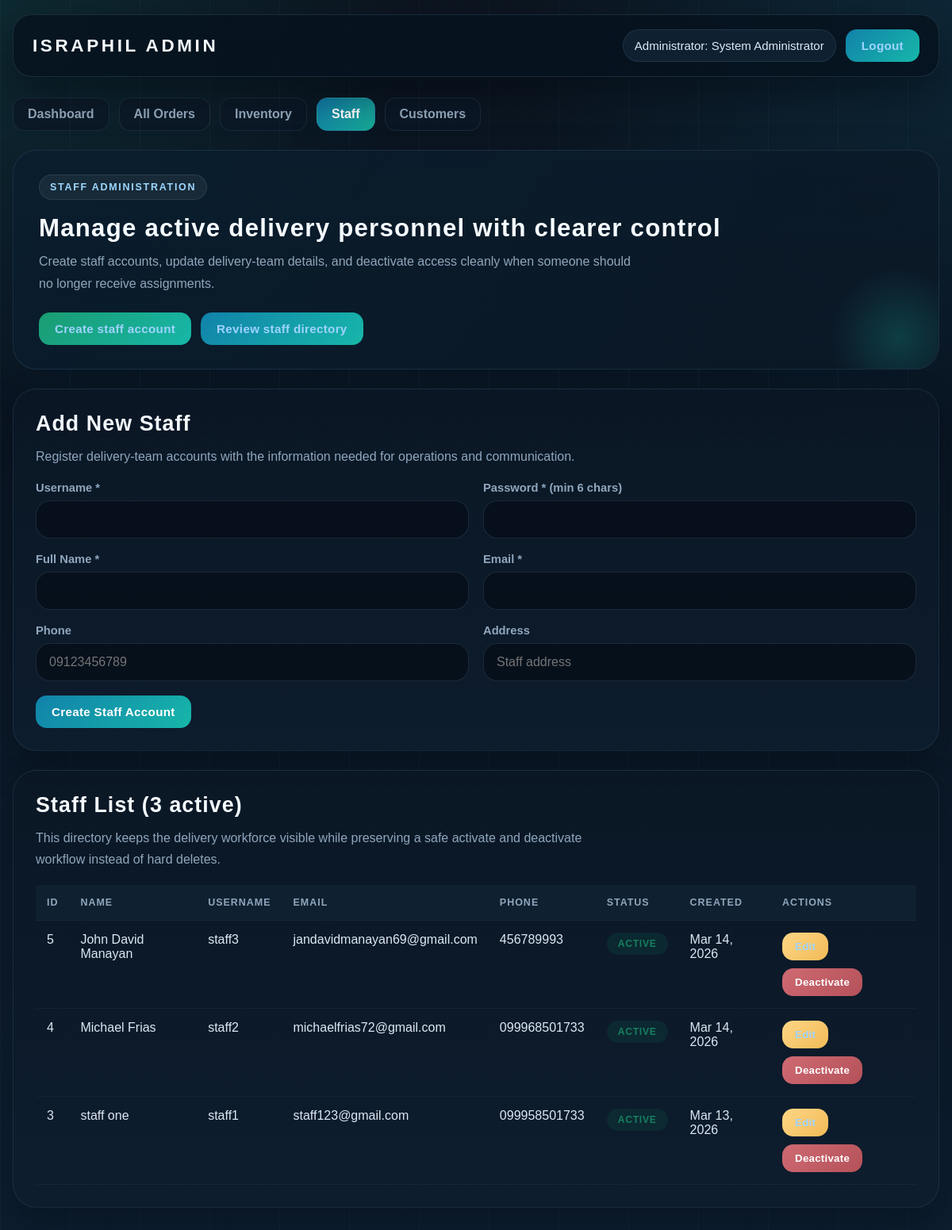
The app's page /pages/admin/staff.php (signed in) with its own data.
### tables this page shows
CREATE TABLE `users` (
  `user_id` int(11) NOT NULL,
  `username` varchar(50) NOT NULL,
  `password` varchar(255) NOT NULL,
  `email` varchar(100) NOT NULL,
  `phone` varchar(20) DEFAULT NULL,
  `full_name` varchar(100) NOT NULL,
  `address` text DEFAULT NULL,
  `role` enum('admin','staff','customer') DEFAULT 'customer',
  `status` enum('active','inactive','suspended') DEFAULT 'active',
  `created_at` timestamp NOT NULL DEFAULT current_timestamp(),
  `updated_at` timestamp NOT NULL DEFAULT current_timestamp() ON UPDATE current_timestamp(),
  `last_login` timestamp NULL DEFAULT NULL
);

### pages/admin/staff.php (the view, shortened to what this page needs)
<?php
require_once '../../includes/db_connect.php';
$edit_mode = false;
$edit_staff = null;
$staff_list = $conn->query("SELECT * FROM users WHERE role = 'staff' ORDER BY created_at DESC");
$active_count = $conn->query("SELECT COUNT(*) as count FROM users WHERE role = 'staff' AND status = 'active'")->fetch_assoc()['count'];
?>
<!DOCTYPE html>
<html lang="en">
<head>
    <link rel="stylesheet" href="../../style/admin/staff.css?v=20260325">
</head>
<body class="admin-page">
    <div class="header">
        <h1>ISRAPHIL Admin</h1>
        <div class="user-info">
            <span>Administrator: <?php echo htmlspecialchars($_SESSION['full_name']); ?></span>
            <a href="../../logout.php" class="logout-btn">Logout</a>
        </div>
    </div>
    <div class="container">
        <div class="nav-tabs">
            <a href="dashboard.php" class="nav-tab">Dashboard</a>
            <a href="orders.php" class="nav-tab">All Orders</a>
            <a href="inventory.php" class="nav-tab">Inventory</a>
            <a href="staff.php" class="nav-tab active">Staff</a>
            <a href="customers.php" class="nav-tab">Customers</a>
        </div>
        <div class="page-intro">
            <span class="page-intro-kicker">Staff Administration</span>
            <h2>Manage active delivery personnel with clearer control</h2>
            <p>Create staff accounts, update delivery-team details, and deactivate access cleanly when someone should no longer receive assignments.</p>
            <div class="page-intro-actions">
                <a href="#staff-form" class="btn btn-success"><?php echo $edit_mode ? 'Continue editing' : 'Create staff account'; ?></a>
                <a href="#staff-list" class="btn btn-primary">Review staff directory</a>
            </div>
        </div>
        <div class="section" id="staff-form">
            <h2><?php echo $edit_mode ? 'Edit Staff' : 'Add New Staff'; ?></h2>
            <p class="section-copy"><?php echo $edit_mode ? 'Adjust account details without losing delivery history or role assignment records.' : 'Register delivery-team accounts with the information needed for operations and communication.'; ?></p>
            <form method="POST" action="">
                <div class="form-row">
                    <?php if (!$edit_mode): ?>
                    <div class="form-group">
                        <label>Username *</label>
                        <input type="text" name="username" required>
                    </div>
                    <div class="form-group">
                        <label>Password * (min 6 chars)</label>
                        <input type="password" name="password" required minlength="6">
                    </div>
                    <?php endif; ?>
                </div>
                <div class="form-row">
                    <div class="form-group">
                        <label>Full Name *</label>
                        <input type="text" name="full_name" value="<?php echo $edit_mode ? htmlspecialchars($edit_staff['full_name']) : ''; ?>" required>
                    </div>
                    <div class="form-group">
                        <label>Email *</label>
                        <input type="email" name="email" value="<?php echo $edit_mode ? htmlspecialchars($edit_staff['email']) : ''; ?>" required>
                    </div>
                </div>
                <div class="form-row">
                    <div class="form-group">
                        <label>Phone</label>
                        <input type="tel" name="phone" value="<?php echo $edit_mode ? htmlspecialchars($edit_staff['phone']) : ''; ?>" placeholder="09123456789">
                    </div>
                    <div class="form-group">
                        <label>Address</label>
                        <input type="text" name="address" value="<?php echo $edit_mode ? htmlspecialchars($edit_staff['address']) : ''; ?>" placeholder="Staff address">
                    </div>
                </div>
                <?php if ($edit_mode): ?>
                <button type="submit" name="update_staff" class="btn btn-success">Update Staff</button>
                <a href="staff.php" class="cancel-link">Cancel</a>
                <?php else: ?>
                <button type="submit" name="add_staff" class="btn btn-primary">Create Staff Account</button>
                <?php endif; ?>
            </form>
        </div>
        <div class="section" id="staff-list">
            <h2>Staff List (<?php echo $active_count; ?> active)</h2>
            <p class="section-copy">This directory keeps the delivery workforce visible while preserving a safe activate and deactivate workflow instead of hard deletes.</p>
            <div class="table-wrap">
                <table>
                    <thead>
                        <tr>
                            <th>ID</th>
                            <th>Name</th>
                            <th>Username</th>
                            <th>Email</th>
                            <th>Phone</th>
                            <th>Status</th>
                            <th>Created</th>
                            <th>Actions</th>
                        </tr>
                    </thead>
                    <tbody>
                        <?php while ($s = $staff_list->fetch_assoc()): ?>
                        <tr>
                            <td><?php echo $s['user_id']; ?></td>
                            <td><?php echo htmlspecialchars($s['full_name']); ?></td>
                            <td><?php echo htmlspecialchars($s['username']); ?></td>
                            <td><?php echo htmlspecialchars($s['email']); ?></td>
                            <td><?php echo htmlspecialchars($s['phone']); ?></td>
                            <td>
                                <span class="status-badge status-<?php echo $s['status']; ?>">
                                    <?php echo ucfirst($s['status']); ?>
                                </span>
                            </td>
                            <td><?php echo date('M d, Y', strtotime($s['created_at'])); ?></td>
                            <td class="actions">
                                <a href="?edit=<?php echo $s['user_id']; ?>" class="btn btn-warning btn-sm">Edit</a>
                                <form method="POST" style="display: inline;">
                                    <button type="submit" name="toggle_status" class="btn btn-sm <?php echo $s['status'] === 'active' ? 'btn-danger' : 'btn-success'; ?>">
                                        <?php echo $s['status'] === 'active' ? 'Deactivate' : 'Activate'; ?>
                                    </button>
                                </form>
                            </td>
                        </tr>
                        <?php endwhile; ?>
                    </tbody>
                </table>
            </div>
        </div>
    </div>
</body>
</html>

### records on screen
users: user_id "5", full_name "John David Manayan", username "staff3", email "jandavidmanayan69@gmail.com", phone "456789993", status "ACTIVE", created_at "Mar 14, 2026", shows "Deactivate"
users: user_id "4", full_name "Michael Frias", username "staff2", email "michaelfrias72@gmail.com", phone "099968501733", status "ACTIVE", created_at "Mar 14, 2026", shows "Deactivate"
users: user_id "3", full_name "staff one", username "staff1", email "staff123@gmail.com", phone "099958501733", status "ACTIVE", created_at "Mar 13, 2026", shows "Deactivate"

### other values on screen
$_SESSION['full_name'] "System Administrator"
$active_count "3"
